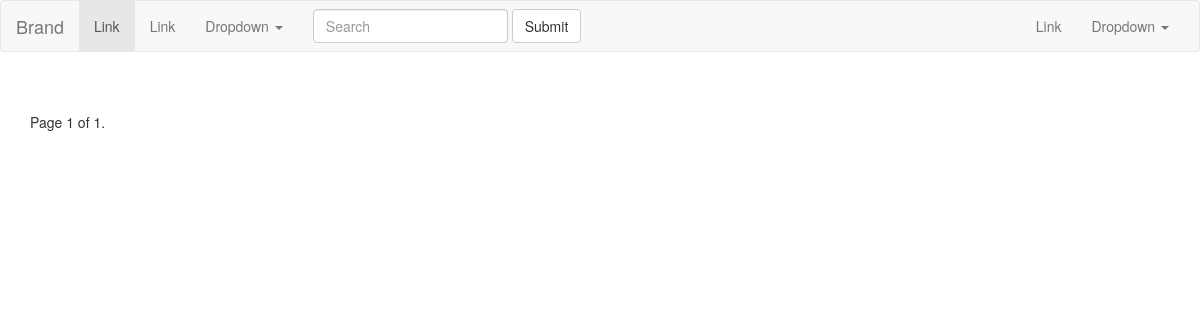
The page /posts/list/ on the database as committed earlier.
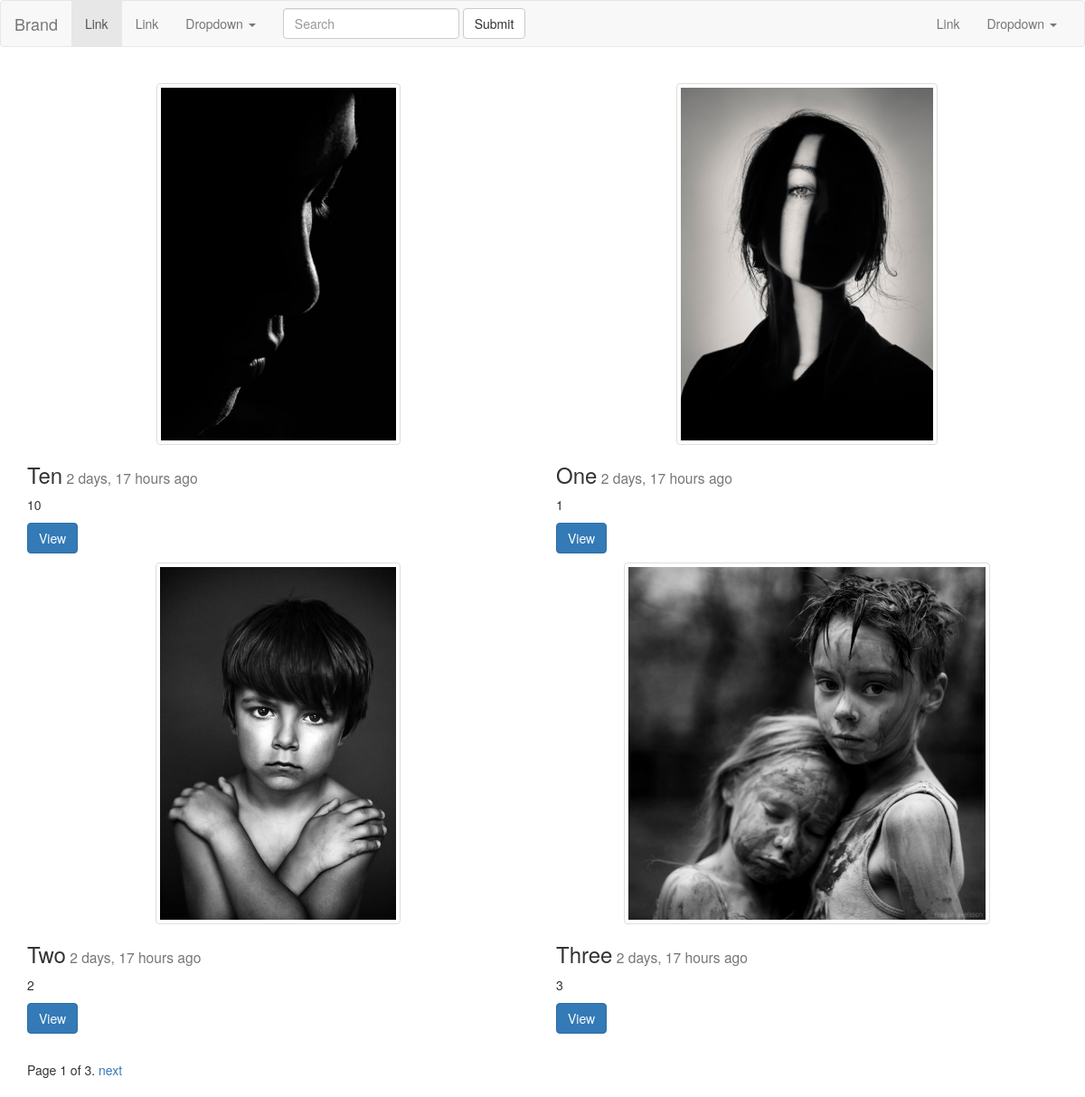
The same page on the database as committed later.
### posts/models.py (models this page shows, shortened)
class Post(models.Model):
	author = models.ForeignKey(User,default=1)
	title = models.CharField(max_length=50)
	image = models.ImageField(null=True , blank=True,upload_to="Django_images")
	content = models.TextField()
	draft = models.BooleanField(default=False)
	publish = models.DateField()
	updated = models.DateTimeField(auto_now=True)
	timestamp = models.DateTimeField(auto_now_add=True)
	slug = models.SlugField(unique=True , null=True)
	def get_absolute_url(self):
		return reverse("posts:detail", kwargs={"slug": self.slug})
	class Meta:
		ordering =['-timestamp' ,'-updated']

### posts/views.py (the view, shortened to what this page needs)
def post_list(request):
	today = timezone.now().date()
	if request.user.is_staff or request.user.is_superuser:
		obj_list = Post.objects.all()
	else:
		obj_list = Post.objects.filter(draft=False).filter(publish__lte=today)
	query = request.GET.get("q")
	paginator = Paginator(obj_list, 4) # Show 5 contacts per page
	page = request.GET.get('page')
	try:
		obj = paginator.page(page)
	except PageNotAnInteger:
		obj = paginator.page(1)
	except EmptyPage:
		obj = paginator.page(paginator.num_pages)
	context = {
	"post_list": obj,
	"today": today,
	}
	return render(request, 'post_list.html', context)

### posts/templates/post_list.html (shortened to what this page needs)
{% extends "base.html" %}
{% block content %}
<div class="row">
    {% for object in post_list %}
        <div class="col-sm-6" style="top:20px">
            <div class="">
            {% if object.image %}
            <img src="{{object.image.url}}" class="img img-responsive thumbnail list-images">
            {% endif %}
                <div class="caption">
                    <h3>{{object.title}}</a><small> {{object.publish|timesince }} ago</small></h3>
            <p> {{object.content|linebreaks|truncatechars:10}}</p>
            <p>
            <a href="{{object.get_absolute_url}}" class="btn btn-primary">View</a>
            </p>
                </div>
            </div>
        </div>
    {% endfor %}
    </div>
    <br>
    <div class="pagination">
        <span class="step-links">
            <span class="current">
                Page {{ post_list.number }} of {{ post_list.paginator.num_pages }}.
            </span>
            {% if post_list.has_next %}
                <a href="?page={{ post_list.next_page_number }}">next</a>
            {% endif %}
        </span>
    </div>
{% endblock content %}

### posts/templates/base.html (shortened to what this page needs)
<!DOCTYPE html>
{% load static %}
<html>
<head>
	<link rel="stylesheet" href="{% static 'css/bootstrap.min.css' %}">
	<link rel="stylesheet"  href="{% static 'css/base.css' %}">
</head>
<body>
{% include 'navbar.html' %}
<div class="container">
{% block content %}
{% endblock content %}
</div>
</body>
</html>

### posts/templates/navbar.html (shortened to what this page needs)
<nav class="navbar navbar-default">
  <div class="container-fluid">
    <div class="navbar-header">
      <a class="navbar-brand" href="#">Brand</a>
    </div>
    <div class="collapse navbar-collapse" id="bs-example-navbar-collapse-1">
      <ul class="nav navbar-nav">
        <li class="active"><a href="#">Link <span class="sr-only">(current)</span></a></li>
        <li><a href="#">Link</a></li>
        <li class="dropdown">
          <a href="#" class="dropdown-toggle" data-toggle="dropdown" role="button" aria-haspopup="true" aria-expanded="false">Dropdown <span class="caret"></span></a>
        </li>
      </ul>
      <form class="navbar-form navbar-left" action ="{% url 'posts:list' %}" method ="GET">
        <div class="form-group">
          <input type="text" name="q" class="form-control" placeholder="Search" value"{{request.GET.q}}" >
        </div>
        <button type="submit" class="btn btn-default">Submit</button>
      </form>
      <ul class="nav navbar-nav navbar-right">
        <li><a href="#">Link</a></li>
        <li class="dropdown">
          <a href="#" class="dropdown-toggle" data-toggle="dropdown" role="button" aria-haspopup="true" aria-expanded="false">Dropdown <span class="caret"></span></a>
        </li>
      </ul>
    </div>
  </div>
</nav>

### posts/static/css/base.css (style rules this page uses)
.list-images { object-fit: cover !important; height:400px !important; max-width:100% !important; margin:auto !important; }

Rows that differ between the two databases and show on the page:
added Post: image (picture), title "Ten", publish "2 days, 17 hours", content "10"
added Post: image (picture), title "One", publish "2 days, 17 hours", content "1"
added Post: image (picture), title "Two", publish "2 days, 17 hours", content "2"
added Post: image (picture), title "Three", publish "2 days, 17 hours", content "3"
Other text that changed with them:
{{ post_list.paginator.num_pages }}: "1" → "3"
text now shown: "next"
